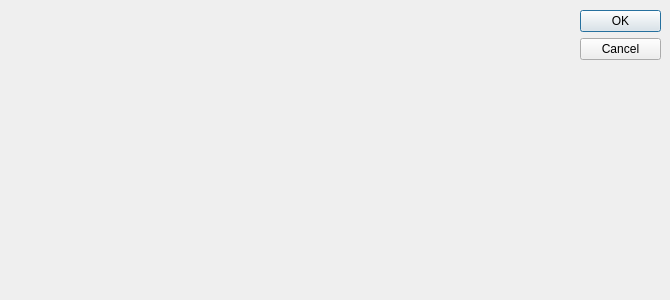
<?xml version="1.0" encoding="UTF-8"?>
<ui version="4.0">
 <class>CodeEditDlg</class>
 <widget class="QDialog" name="CodeEditDlg">
  <property name="geometry">
   <rect>
    <x>0</x>
    <y>0</y>
    <width>670</width>
    <height>300</height>
   </rect>
  </property>
  <property name="windowTitle">
   <string>Dialog</string>
  </property>
  <widget class="QDialogButtonBox" name="buttonBox">
   <property name="geometry">
    <rect>
     <x>580</x>
     <y>10</y>
     <width>81</width>
     <height>241</height>
    </rect>
   </property>
   <property name="orientation">
    <enum>Qt::Vertical</enum>
   </property>
   <property name="standardButtons">
    <set>QDialogButtonBox::Cancel|QDialogButtonBox::Ok</set>
   </property>
  </widget>
 </widget>
 <resources/>
 <connections>
  <connection>
   <sender>buttonBox</sender>
   <signal>accepted()</signal>
   <receiver>CodeEditDlg</receiver>
   <slot>accept()</slot>
   <hints>
    <hint type="sourcelabel">
     <x>248</x>
     <y>254</y>
    </hint>
    <hint type="destinationlabel">
     <x>157</x>
     <y>274</y>
    </hint>
   </hints>
  </connection>
  <connection>
   <sender>buttonBox</sender>
   <signal>rejected()</signal>
   <receiver>CodeEditDlg</receiver>
   <slot>reject()</slot>
   <hints>
    <hint type="sourcelabel">
     <x>316</x>
     <y>260</y>
    </hint>
    <hint type="destinationlabel">
     <x>286</x>
     <y>274</y>
    </hint>
   </hints>
  </connection>
 </connections>
</ui>
